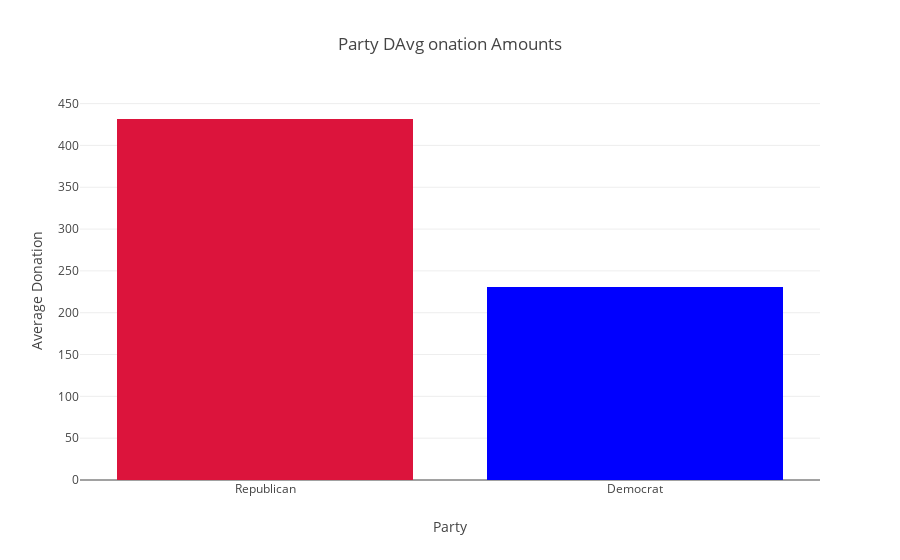

This figure's notebook cell:
### Code cell
# Average donated to party
donor_df.groupby(['party'])['contb_receipt_amt'].mean().sort_values(ascending=False)

party_avg_donations = donor_df.groupby(['party'])['contb_receipt_amt'].mean().sort_values(ascending=False)
i = 0
for donation in party_avg_donations:
    print(f'The {party_avg_donations.index[i]} party had an average donation of ${donation:.0f}.')
    print()
    i += 1

xaxis = 'Party'
yaxis = 'Average Donation'
title = 'Party DAvg onation Amounts'
plot_bar(party_avg_donations, xaxis, yaxis, title)

### Figure 1 — Plotly figure (JSON) as saved in the notebook; plotly's stock layout.template omitted (floating-point values rounded to 4 significant figures)
{"data": [{"marker": {"color": ["crimson", "blue"]}, "type": "bar", "uid": "71bfec17-0438-42de-957b-99a5bf406e6e", "x": ["Republican", "Democrat"], "y": [431.6, 230.6]}], "layout": {"title": {"text": "Party DAvg onation Amounts"}, "xaxis": {"autorange": true, "range": [-0.5, 1.5], "title": {"text": "Party"}, "type": "category"}, "yaxis": {"autorange": true, "range": [0, 454.3], "title": {"text": "Average Donation"}, "type": "linear"}}}
